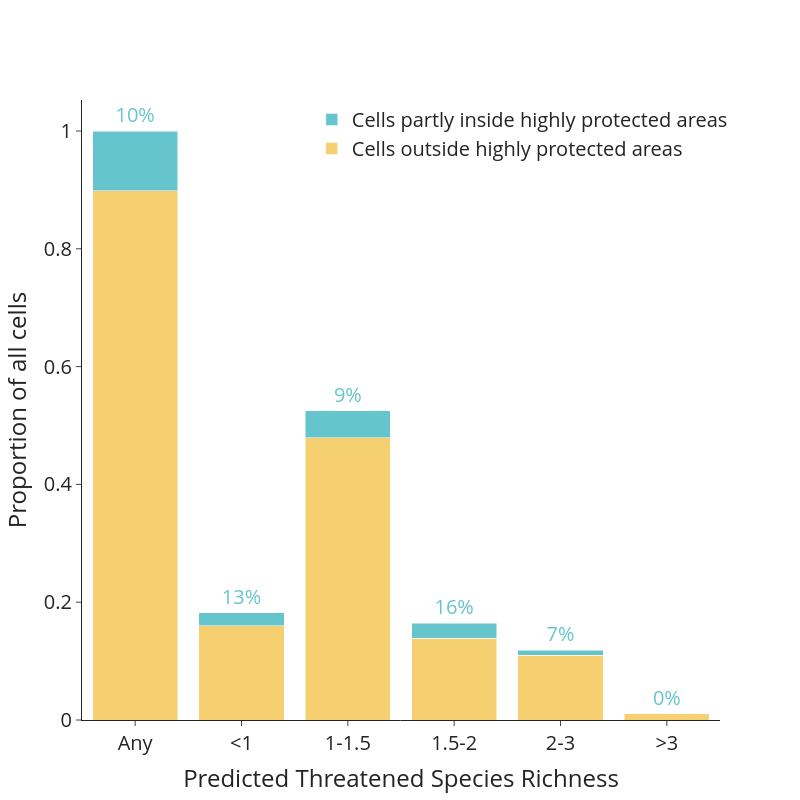

Notebook code for this chart:
### Code cell
from plotly import graph_objects as go
import plotly.express as px

fig = go.Figure()

colors = px.colors.qualitative.Pastel

fig.add_trace(go.Bar(
    name='Cells outside highly protected areas',
    x=summary.index, y=summary['outside'],
    marker_color=colors[1]
))

fig.add_trace(go.Bar(
    name='Cells partly inside highly protected areas',
    x=summary.index, y=summary['inside'],
    marker_color=colors[0],
    text=summary['percent'], 
    texttemplate='%{text:.0%}',   
    textposition='outside',   
    textfont=dict(color=colors[0])
))



fig.update_layout(barmode='stack',
                  width = 800, height=800,
                  template = 'simple_white',
                  title='',
                  xaxis_title='Predicted Threatened Species Richness',
                  yaxis_title='Proportion of all cells',
                  font=dict(size=20),
                  legend_title_text='',
                  legend=dict(yanchor="top",
                              xanchor="right"),
)

fig.show()

### Figure 1 — Plotly figure (JSON) as saved in the notebook; plotly's stock layout.template omitted (floating-point values rounded to 4 significant figures)
{"data": [{"marker": {"color": "rgb(246, 207, 113)"}, "name": "Cells outside highly protected areas", "type": "bar", "x": ["Any", "<1", "1-1.5", "1.5-2", "2-3", ">3"], "y": [0.8982, 0.1596, 0.4795, 0.1385, 0.1103, 0.01028]}, {"marker": {"color": "rgb(102, 197, 204)"}, "name": "Cells partly inside highly protected areas", "text": [0.1018, 0.1252, 0.08635, 0.157, 0.06634, 0.0], "textfont": {"color": "rgb(102, 197, 204)"}, "textposition": "outside", "texttemplate": "%{text:.0%}", "type": "bar", "x": ["Any", "<1", "1-1.5", "1.5-2", "2-3", ">3"], "y": [0.1018, 0.02285, 0.04531, 0.0258, 0.007837, 0.0]}], "layout": {"barmode": "stack", "font": {"size": 20}, "height": 800, "legend": {"title": {"text": ""}, "xanchor": "right", "yanchor": "top"}, "title": {"text": ""}, "width": 800, "xaxis": {"title": {"text": "Predicted Threatened Species Richness"}}, "yaxis": {"title": {"text": "Proportion of all cells"}}}}
